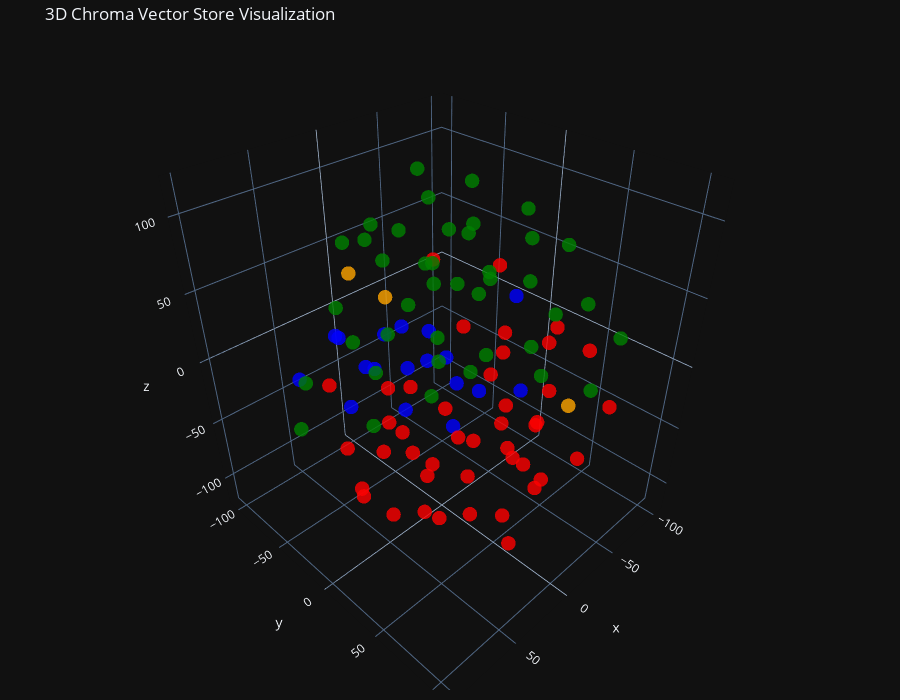

Write notebook code for a chart like this one.
### Code cell
fig = go.Figure(data=[go.Scatter3d(
    x=reduced_vectors_3d[:, 0],
    y=reduced_vectors_3d[:, 1],
    z=reduced_vectors_3d[:, 2],
    mode='markers',
    marker=dict(size=5, color=colors, opacity=0.8),
    text=[f"Type: {t}<br>Text: {d[:100]}..." for t, d in zip(doc_types, documents)],
    hoverinfo='text'
)])

fig.update_layout(
    title='3D Chroma Vector Store Visualization',
    scene=dict(xaxis_title='x', yaxis_title='y', zaxis_title='z'),
    width=900,
    height=700,
    margin=dict(r=20, b=10, l=10, t=40)
)

fig.show()

### Figure 1 — Plotly figure (JSON) as saved in the notebook; plotly's stock layout.template omitted (floating-point values rounded to 4 significant figures)
{"data": [{"hoverinfo": "text", "marker": {"color": ["blue", "blue", "blue", "blue", "blue", "blue", "blue", "blue", "blue", "blue", "blue", "blue", "blue", "blue", "blue", "blue", "blue", "blue", "red", "red", "red", "red", "red", "red", "red", "red", "red", "red", "red", "red", "red", "red", "red", "red", "red", "red", "red", "red", "red", "red", "red", "red", "red", "red", "red", "red", "red", "red", "red", "red", "red", "red", "red", "red", "red", "red", "red", "red", "red", "red", "red", "orange", "orange", "orange", "green", "green", "green", "green", "green", "green", "green", "green", "green", "green", "green", "green", "green", "green", "green", "green", "green", "green", "green", "green", "green", "green", "green", "green", "green", "green", "green", "green", "green", "green", "green", "green", "green", "green", "green", "green", "green", "green", "green", "green", "green"], "opacity": 0.8, "size": 5}, "mode": "markers", "text": ["Type: products<br>Text: # Product Summary\n\n# Rellm: AI-Powered Enterprise Reinsurance Solution\n\n## Summary\n\nRellm is an inno...", "Type: products<br>Text: ### Seamless Integrations\nRellm's architecture is designed for effortless integration with existing ...", "Type: products<br>Text: ### Client and Broker Portals\nRellm offers dedicated portals for both clients and brokers, facilitat...", "Type: products<br>Text: - **Q3 2025**: \n  - Launch of the Rellm Mobile App for on-the-go insights and management.\n  - Introd...", "Type: products<br>Text: # Product Summary\n\n# Markellm\n\n## Summary\n\nMarkellm is an innovative two-sided marketplace designed ...", "Type: products<br>Text: - **User-Friendly Interface**: Designed with user experience in mind, Markellm features an intuitive...", "Type: products<br>Text: - **Data Insights**: Insurers gain access to valuable data insights through Markellm's analytics das...", "Type: products<br>Text: ## 2025-2026 Roadmap\n\n### Q1 2025\n- Launch a mobile app version of Markellm, making it even easier f...", "Type: products<br>Text: Markellm is committed to improving the insurance experience for both consumers and providers. By lev...", "Type: products<br>Text: # Product Summary\n\n# Homellm\n\n## Summary\nHomellm is an innovative home insurance product developed b...", "Type: products<br>Text: ### 2. Dynamic Pricing Model\nWith Homellm's innovative dynamic pricing model, insurance providers ca...", "Type: products<br>Text: ### 5. Multi-Channel Integration\nHomellm seamlessly integrates into existing insurance platforms, pr...", "Type: products<br>Text: - **Basic Tier:** Starting at $5,000/month for small insurers with basic integration features.\n- **S...", "Type: products<br>Text: ## Roadmap\nThe development roadmap for Homellm includes the following key milestones:\n\n- **Q1 2024:*...", "Type: products<br>Text: # Product Summary\n\n# Carllm\n\n## Summary\n\nCarllm is an innovative auto insurance product developed by...", "Type: products<br>Text: - **Customizable Coverage Plans**: Carllm allows insurers to create flexible and tailored insurance ...", "Type: products<br>Text: ## Pricing\n\nCarllm is offered under a subscription-based pricing model tailored to meet the needs of...", "Type: products<br>Text: ### Q2 2025: Customer Experience Improvements\n- Launch of a new **mobile app** for end-users.\n- Intr...", "Type: contracts<br>Text: # Contract with GreenField Holdings for Markellm\n\n**Effective Date:** November 15, 2023  \n**Contract...", "Type: contracts<br>Text: ## Features\n1. **AI-Powered Matching**: Access to advanced algorithms that connect GreenField Holdin...", "Type: contracts<br>Text: ## Support\n1. **Customer Support Access**: The Client will have access to dedicated support through ...", "Type: contracts<br>Text: **Signatures:**  \n_________________________                           _________________________  \n**...", "Type: contracts<br>Text: # Contract with Apex Reinsurance for Rellm: AI-Powered Enterprise Reinsurance Solution\n\n## Terms\n\n1....", "Type: contracts<br>Text: ## Renewal\n\n1. **Automatic Renewal**: This Agreement will automatically renew for successive one-yea...", "Type: contracts<br>Text: 4. **Regulatory Compliance**: The solution will include compliance tracking features to assist the C...", "Type: contracts<br>Text: ---\n\n**Acceptance of Terms**: By signing below, both parties agree to the Terms, Renewal, Features, ...", "Type: contracts<br>Text: # Contract with Greenstone Insurance for Homellm\n\n---\n\n## Terms\n\n1. **Parties**: This Contract (\"Agr...", "Type: contracts<br>Text: 5. **Customization**: Any additional customization requests outside the standard offerings will requ...", "Type: contracts<br>Text: - **Predictive Maintenance Alerts**: The Customer will receive alerts regarding potential maintenanc...", "Type: contracts<br>Text: **For Insurellm:**\n\n______________________________  \n[Name], [Title]  \nDate: ______________________\n...", "Type: contracts<br>Text: # Contract with Roadway Insurance Inc. for Carllm\n\n---\n\n## Terms\n\n1. **Agreement Effective Date**: T...", "Type: contracts<br>Text: ---\n\n## Renewal\n\n1. **Automatic Renewal**: This agreement will automatically renew for an additional...", "Type: contracts<br>Text: ---\n\n## Support\n\n1. **Technical Support**: Roadway Insurance Inc. will receive priority technical su...", "Type: contracts<br>Text: # Contract with Stellar Insurance Co. for Rellm\n\n## Terms\nThis contract is made between **Insurellm*...", "Type: contracts<br>Text: ## Renewal\nThis contract will renew automatically for additional 12-month terms unless written notic...", "Type: contracts<br>Text: ## Support\nInsurellm provides Stellar Insurance Co. with the following support services:\n\n- **24/7 T...", "Type: contracts<br>Text: # Contract with TechDrive Insurance for Carllm\n\n**Contract Date:** October 1, 2024  \n**Contract Dura...", "Type: contracts<br>Text: ## Renewal\n\n1. **Automatic Renewal**: This contract shall automatically renew for additional one-yea...", "Type: contracts<br>Text: 2. **Training**: TechDrive Insurance staff will receive onboarding training sessions to ensure effec...", "Type: contracts<br>Text: # Contract with Belvedere Insurance for Markellm\n\n## Terms\nThis Contract (\"Agreement\") is made and e...", "Type: contracts<br>Text: ## Renewal\n1. **Renewal Terms**: This Agreement may be renewed for additional one-year terms upon mu...", "Type: contracts<br>Text: ## Support\n1. **Technical Support**: Technical support will be available from 9 AM to 7 PM EST, Mond...", "Type: contracts<br>Text: --- \nThis synthetic contract document outlines a fictional agreement between Insurellm and a fiction...", "Type: contracts<br>Text: # Contract with Velocity Auto Solutions for Carllm\n\n**Contract Date:** October 1, 2023  \n**Contract ...", "Type: contracts<br>Text: ## Renewal\n\n1. **Automatic Renewal**: This contract will automatically renew for successive 12-month...", "Type: contracts<br>Text: ## Support\n\n1. **Customer Support**: Velocity Auto Solutions will have access to Insurellm’s custome...", "Type: contracts<br>Text: # Contract with GreenValley Insurance for Homellm\n\n**Contract Date:** October 6, 2023  \n**Contract N...", "Type: contracts<br>Text: ---\n\n## Renewal\n\nUnless either party provides a written notice of termination at least 30 days prior...", "Type: contracts<br>Text: Insurellm commits to providing comprehensive support to GreenValley Insurance, which includes:\n\n1. *...", "Type: contracts<br>Text: # Contract with EverGuard Insurance for Rellm: AI-Powered Enterprise Reinsurance Solution\n\n**Contrac...", "Type: contracts<br>Text: ## Renewal\n\n1. **Automatic Renewal**: This contract will automatically renew for successive one-year...", "Type: contracts<br>Text: 4. **Client Portal Access**: EverGuard Insurance will have access to both client and broker portals,...", "Type: contracts<br>Text: ---\n\n**Signatures**  \n**For Insurellm**: __________________________  \n**Name**: John Smith  \n**Title...", "Type: contracts<br>Text: # Contract with BrightWay Solutions for Markellm\n\n**Contract Date:** October 5, 2023  \n**Contract ID...", "Type: contracts<br>Text: ### Renewal\n1. **Automatic Renewal:**  \n   This Contract will automatically renew for additional one...", "Type: contracts<br>Text: 4. **Customization Options:**  \n   BrightWay Solutions may request customizations to their listing p...", "Type: contracts<br>Text: ---\n\nThis document serves as a formal agreement between Insurellm and BrightWay Solutions, ensuring ...", "Type: contracts<br>Text: # Contract with Pinnacle Insurance Co. for Homellm\n\n## Terms\nThis contract (\"Contract\") is entered i...", "Type: contracts<br>Text: ## Renewal\n1. **Renewal Terms**: At the end of the initial term, this Contract shall automatically r...", "Type: contracts<br>Text: ## Features\n1. **AI-Powered Risk Assessment**: Utilized for tailored underwriting decisions specific...", "Type: contracts<br>Text: ## Support\n1. **Technical Support**: Insurellm shall provide 24/7 technical support via an email and...", "Type: company<br>Text: # Overview of Insurellm\n\nInsurellm is an innovative insurance tech firm with 200 employees across th...", "Type: company<br>Text: # Careers at Insurellm\n\nInsurellm is hiring! We are looking for talented software engineers, data sc...", "Type: company<br>Text: # About Insurellm\n\nInsurellm was founded by Avery Lancaster in 2015 as an insurance tech startup des...", "Type: employees<br>Text: # HR Record\n\n# Alex Chen\n\n## Summary\n- **Date of Birth:** March 15, 1990  \n- **Job Title:** Backend ...", "Type: employees<br>Text: - **2022:**  \n  - Exceeded goals by optimizing existing backend code, improving system performance b...", "Type: employees<br>Text: ## Other HR Notes\n- Participates regularly in Insurellm's Diversity & Inclusion initiatives, champio...", "Type: employees<br>Text: # HR Record\n\n# Oliver Spencer\n\n## Summary\n- **Date of Birth**: May 14, 1990  \n- **Job Title**: Backe...", "Type: employees<br>Text: ## Annual Performance History\n- **2018**: **3/5** - Adaptable team player but still learning to take...", "Type: employees<br>Text: ## Other HR Notes\n- Oliver enjoys a strong rapport with team members and is known for organizing reg...", "Type: employees<br>Text: # HR Record\n\n# Emily Tran\n\n## Summary\n- **Date of Birth:** March 18, 1991  \n- **Job Title:** Digital...", "Type: employees<br>Text: ---\n\n## Annual Performance History\n- **2023**:  \n  - Performance Rating: Exceeds Expectations  \n  - ...", "Type: employees<br>Text: ---\n\n## Other HR Notes\n- **Training Completed**:  \n  - Advanced Digital Marketing Workshop (2021)  \n...", "Type: employees<br>Text: # HR Record\n\n# Jordan Blake\n\n## Summary\n- **Date of Birth:** March 15, 1993  \n- **Job Title:** Sales...", "Type: employees<br>Text: ## Annual Performance History\n- **2021:** First year at Insurellm; achieved 90% of monthly targets. ...", "Type: employees<br>Text: ## Other HR Notes\n- Jordan has shown an interest in continuing education, actively participating in ...", "Type: employees<br>Text: # Avery Lancaster\n\n## Summary\n- **Date of Birth**: March 15, 1985  \n- **Job Title**: Co-Founder & Ch...", "Type: employees<br>Text: ## Annual Performance History\n- **2015**: **Exceeds Expectations**  \n  Avery’s leadership during Ins...", "Type: employees<br>Text: - **2021**: **Exceptional**  \n  Avery's decisive transition to remote work and rapid adoption of dig...", "Type: employees<br>Text: ## Compensation History\n- **2015**: $150,000 base salary + Significant equity stake  \n- **2016**: $1...", "Type: employees<br>Text: ## Other HR Notes\n- **Professional Development**: Avery has actively participated in leadership trai...", "Type: employees<br>Text: # HR Record\n\n# Maxine Thompson\n\n## Summary\n- **Date of Birth:** January 15, 1991  \n- **Job Title:** ...", "Type: employees<br>Text: ## Insurellm Career Progression\n- **January 2017 - October 2018**: **Junior Data Engineer**  \n  * Ma...", "Type: employees<br>Text: ## Annual Performance History\n- **2017**: *Meets Expectations*  \n  Maxine showed potential in her ro...", "Type: employees<br>Text: - **2021**: *Exceeds Expectations*  \n  Maxine spearheaded the transition to a new data warehousing s...", "Type: employees<br>Text: ## Other HR Notes\n- Maxine participated in various company-sponsored trainings related to big data t...", "Type: employees<br>Text: # Samantha Greene\n\n## Summary\n- **Date of Birth:** October 14, 1990\n- **Job Title:** HR Generalist\n-...", "Type: employees<br>Text: - **2021:** Meets Expectations  \n  While proficient in her new role, Samantha Greene struggled with ...", "Type: employees<br>Text: - **2022:** Base Salary - $65,000  \n  No increase as a result of performance concerns; however, Sama...", "Type: employees<br>Text: # HR Record\n\n# Alex Thomson\n\n## Summary\n- **Date of Birth:** March 15, 1995  \n- **Job Title:** Sales...", "Type: employees<br>Text: ## Annual Performance History  \n- **2022** - Rated as \"Exceeds Expectations.\" Alex Thomson achieved ...", "Type: employees<br>Text: ## Other HR Notes\n- Alex Thomson is an active member of the Diversity and Inclusion committee at Ins...", "Type: employees<br>Text: # HR Record\n\n# Samuel Trenton\n\n## Summary\n- **Date of Birth:** April 12, 1989  \n- **Job Title:** Sen...", "Type: employees<br>Text: ## Annual Performance History\n- **2023:** Rating: 4.5/5  \n  *Samuel exceeded expectations, successfu...", "Type: employees<br>Text: - **2021:** Base Salary: $105,000 + Bonus: $12,000  \n  *Merit-based increase, reflecting consistent ...", "Type: employees<br>Text: # HR Record\n\n# Alex Harper\n\n## Summary\n- **Date of Birth**: March 15, 1993  \n- **Job Title**: Sales ...", "Type: employees<br>Text: - **2022**:  \n  - **Performance Rating**: 4.8/5  \n  - **Key Achievements**: Awarded \"SDR of the Year...", "Type: employees<br>Text: - **Interests**:  \n  - In Alex's spare time, they enjoy participating in community volunteer program...", "Type: employees<br>Text: # HR Record\n\n# Jordan K. Bishop\n\n## Summary\n- **Date of Birth:** March 15, 1990\n- **Job Title:** Fro...", "Type: employees<br>Text: ## Annual Performance History\n- **2019:** Exceeds Expectations - Continuously delivered high-quality...", "Type: employees<br>Text: ## Compensation History\n- **June 2018:** Starting Salary - $85,000\n- **June 2019:** Salary Increase ...", "Type: employees<br>Text: Jordan K. Bishop is a valued member of the Insurellm family, exhibiting a commitment to growth and d...", "Type: employees<br>Text: # HR Record\n\n# Emily Carter\n\n## Summary\n- **Date of Birth:** August 12, 1990  \n- **Job Title:** Acco...", "Type: employees<br>Text: ## Annual Performance History\n| Year | Performance Rating | Key Highlights |\n|------|---------------...", "Type: employees<br>Text: ## Other HR Notes\n- **Professional Development:** Emily is currently enrolled in a leadership traini..."], "x": [-31.81, -18.1, -44.83, 2.664, -34.43, -15.71, -37.76, -103.6, -5.457, -25.99, -14.03, -59.78, -66.59, 49.2, 4.36, 22.72, -83.86, 20.04, 49.78, 42.34, -77.0, 23.72, 59.21, -42.51, -52.79, 20.25, 58.09, 26.06, -30.86, 14.03, 54.24, -0.5383, 16.58, -54.22, -28.03, -31.6, 40.38, -32.4, 32.6, -55.27, 74.63, -12.46, -45.07, -7.176, -20.77, 4.139, 27.54, 3.883, -46.93, -68.11, 23.57, -48.56, -7.587, -81.16, 53.73, 16.18, 48.67, -94.0, -2.537, 9.471, -64.38, -24.91, -2.792, -75.3, -7.142, 6.574, 78.55, 61.72, -14.64, 62.22, 1.26, -28.22, -15.36, 32.07, 0.8975, 37.01, 100.4, 0.512, -5.343, -12.86, 89.74, 85.29, 50.86, 53.74, -33.34, 57.48, -69.13, -59.81, -71.05, 17.34, 8.163, 15.16, 30.77, 2.837, 14.23, -44.98, 19.42, -61.85, -21.69, 47.11, -2.844, 47.14, -17.88, -26.58, -75.75], "y": [-93.29, -101.0, -33.19, -103.8, -47.54, -29.76, -23.1, -26.68, -43.34, -61.78, -51.97, -55.56, -27.34, -88.8, -62.36, -68.57, -1.365, -83.46, 5.177, -37.37, -21.16, 88.48, 47.93, -77.66, 14.54, 47.23, -41.2, 9.383, 37.33, 90.62, -33.58, -10.1, -21.19, 5.422, -8.045, 13.87, 107.0, 87.31, 6.414, 41.33, 7.078, 41.06, 52.17, 8.375, 69.61, 7.372, 84.81, 59.48, -55.41, -6.984, -25.73, 14.27, 72.51, 55.51, 9.392, 39.47, 46.76, 19.1, 25.17, -51.36, 85.84, -81.86, -93.1, 47.67, 78.75, -3.36, 26.41, 54.87, 7.517, 10.74, 78.95, -21.84, 101.1, 29.22, -5.597, -7.286, -11.88, -52.3, -69.32, -32.65, -18.1, 22.73, 45.23, -2.184, 8.876, 34.21, 39.32, 13.88, 9.64, 40.95, -27.13, 12.79, 64.21, 27.17, 49.8, 73.52, 7.046, 87.74, 48.94, -30.51, 27.39, -42.08, 55.97, -1.711, -60.06], "z": [-34.13, -61.22, -95.83, -26.36, -11.63, -18.99, -46.21, -3.132, 7.073, -46.51, -73.1, -50.43, -70.8, -31.94, -32.16, -59.2, -65.66, -7.089, -14.87, -104.2, 34.16, -11.83, -23.82, -80.97, -93.13, -21.71, -7.091, -105.1, -74.12, -35.16, -56.95, -91.19, -58.11, 2.243, 12.79, -16.37, 37.22, -44.1, -49.14, 10.54, -57.94, -30.91, -16.61, -59.1, -65.86, -28.53, -75.99, -88.14, 37.02, -26.46, -19.36, -51.45, -8.791, -1.234, -87.45, -58.62, -66.8, -5.409, -116.7, -99.03, -21.77, 5.562, 28.77, -47.97, 68.71, 114.0, 11.86, 38.65, 89.07, 31.23, 32.96, 77.05, 25.8, 49.21, 56.96, 36.88, -0.2432, 54.98, 72.12, 117.0, 23.37, 68.14, 108.4, 105.3, 52.55, 83.07, 73.6, 92.0, 67.2, 24.42, 86.88, 16.58, 54.02, 107.2, 91.29, 56.87, 82.1, 32.33, 71.22, 91.41, 61.99, 44.36, 32.08, 114.5, 4.749], "type": "scatter3d"}], "layout": {"margin": {"r": 20, "b": 10, "l": 10, "t": 40}, "title": {"text": "3D Chroma Vector Store Visualization"}, "scene": {"xaxis": {"title": {"text": "x"}}, "yaxis": {"title": {"text": "y"}}, "zaxis": {"title": {"text": "z"}}}, "width": 900, "height": 700}}
